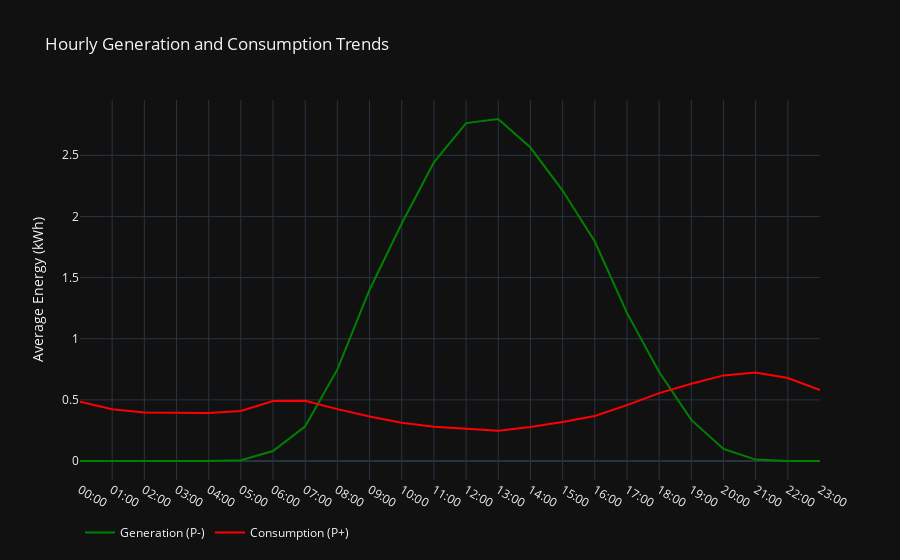

Write notebook code for a chart like this one.
### Code cell
# Group generation and consumption by hour, calculate the average
generation_hourly = df_g.groupby('Hour')['Average P- per Hour'].mean()
consumption_hourly = df_c.groupby('Hour')['Average P+ per Hour'].mean()

# Create traces for generation and consumption
trace_generation = go.Scatter(
    x=generation_hourly.index,
    y=generation_hourly.values,
    mode='lines',
    name='Generation (P-)',
    line=dict(color='green')
)

trace_consumption = go.Scatter(
    x=consumption_hourly.index,
    y=consumption_hourly.values,
    mode='lines',
    name='Consumption (P+)',
    line=dict(color='red')
)

# Combine traces into data list
traces = [trace_generation, trace_consumption]

layout = go.Layout(
    title='Hourly Generation and Consumption Trends',
    xaxis=dict(),
    yaxis=dict(title='Average Energy (kWh)'),
    hovermode='closest',
    legend=dict(orientation="h")
)

# Reference data source
source_annotation = go.layout.Annotation(
    text='Source: Ignitis 2023',
    xref='paper', yref='paper',
    x=0, y=-0.25,
    showarrow=False,
    font=dict(size=10, color='grey')
)

layout['annotations'] = [source_annotation]

fig5 = go.Figure(data=traces, layout=layout)
fig5.update_layout(template="plotly_dark")

fig5.show()

### Figure 1 — Plotly figure (JSON) as saved in the notebook; plotly's stock layout.template omitted (floating-point values rounded to 4 significant figures)
{"data": [{"line": {"color": "green"}, "mode": "lines", "name": "Generation (P-)", "type": "scatter", "x": ["00:00", "01:00", "02:00", "03:00", "04:00", "05:00", "06:00", "07:00", "08:00", "09:00", "10:00", "11:00", "12:00", "13:00", "14:00", "15:00", "16:00", "17:00", "18:00", "19:00", "20:00", "21:00", "22:00", "23:00"], "y": [0, 0, 0, 0, 0, 0.006859, 0.0814, 0.2839, 0.7488, 1.401, 1.942, 2.443, 2.763, 2.797, 2.563, 2.212, 1.795, 1.211, 0.7282, 0.3364, 0.09853, 0.01148, 2.715e-05, 0]}, {"line": {"color": "red"}, "mode": "lines", "name": "Consumption (P+)", "type": "scatter", "x": ["00:00", "01:00", "02:00", "03:00", "04:00", "05:00", "06:00", "07:00", "08:00", "09:00", "10:00", "11:00", "12:00", "13:00", "14:00", "15:00", "16:00", "17:00", "18:00", "19:00", "20:00", "21:00", "22:00", "23:00"], "y": [0.4848, 0.424, 0.3962, 0.3933, 0.3933, 0.4097, 0.4902, 0.4931, 0.4242, 0.3633, 0.3132, 0.2811, 0.2665, 0.2465, 0.2787, 0.3189, 0.3684, 0.4568, 0.5553, 0.6318, 0.7, 0.7235, 0.6781, 0.5806]}], "layout": {"annotations": [{"font": {"color": "grey", "size": 10}, "showarrow": false, "text": "Source: Ignitis 2023", "x": 0, "xref": "paper", "y": -0.25, "yref": "paper"}], "hovermode": "closest", "legend": {"orientation": "h"}, "title": {"text": "Hourly Generation and Consumption Trends"}, "yaxis": {"title": {"text": "Average Energy (kWh)"}}}}
